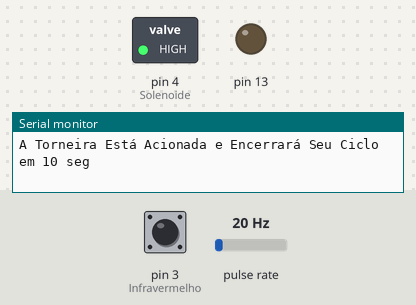
This sketch was run on a simulated Arduino Leonardo, built with avr-gcc and run on an emulated ATmega32U4. On the bench: switched loads named in the sketch (green lamp = pin HIGH), output pins drawn as LEDs (lit = HIGH), the last lines printed to the serial monitor. Wiring (inferred from the names in the program): pulse sensor: data pin 2. Inputs (shaded band) come from the test bench; at power-on: pin 3 (Infravermelho) HIGH, pulse rate 20 Hz.

Above: at 0.1 s.
At 10.1 s:
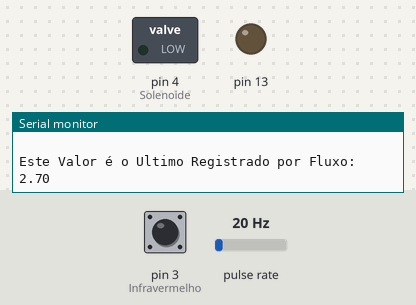
Timing chart, 0 to 11.6 s (numbered marks = the images above):
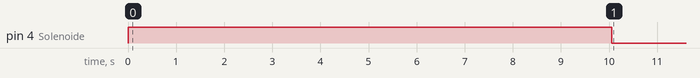

The sketch:

Prog_Final.ino
```cpp
// Microcontrolador - Arduino Leonardo
/*
Instruções:
Esse programa realiza o controle e processamento de dados do sistema da Torneira Automática.
O sistema é composto por diversas integrações para garantir a eficiência.
Segue algumas instruções básicas de utilização:
1) Para acionar o equipamento ele deve estar conectado á tomada e sua chave seletora acionada.
2) O microcontrolador está sendo energizado por uma fonte 24v é essencial os pinos GND e VCC não sejam invertidos pois isso queimará o equipamento.
Caso seja necessário a manutenção as etiquetas e MANUAL do equipamento devem ser seguidos!!
3) Para a compilação do código o aparelho DEVE estar Desconectado da tomada, caso contrário haverá sobrecarga de tensão que resultará em danos na memória Flash do processador.
Caso isso ocorra por falta de atenção, acesse ArduinoIDE > Arquivo > Exemplos > ArduinoISP. O exemplo irá abrir e então selecione a placa e portar do Arduino Leonardo
e compile o código.
4) Certifique-se de que todos os cabos estão bem conectados nos devidos lugares.

 * ---------------------
 * |   INFRAVERMELHO   |
 * ---------------------
 * |   Vcc   |   5V    |
 * |   PINO  |    3    |
 * |   Gnd   |   GND   |
 * ---------------------
 * ---------------------
 * |   FLUXO           |
 * ---------------------
 * |   Vcc   |   5V    |
 * |   PINO  |    2    |
 * |   Gnd   |   GND   |
 * ---------------------
  * ---------------------
 * |   RELÉ            |
 * ---------------------
 * |   Vcc   |   5V    |
 * |   PINO  |    4    |
 * |   Gnd   |   GND   |
 * ---------------------
 * Note: You do not obligatorily need to use the pins defined above
Após esses passos você estará apto para realizar a compilação do código de funcionamento.
Se tudo estiver funcionando corretamente você já poderá utilizar a torneira automática.
Segue a programação.
*/
//Variáveis Globais e Definições -------------------------------------------------------------------------------------------------------------------------------
int Infravermelho = 3; // Pino sensor infravermelho
int Solenoide = 4;     // Pino conectado ao relé
#define Fluxo 2        // Pino sensor de fluxo
bool torneiraLigada = false;
double Valor;
double Lmin;
volatile int contagem;
int contagem2 = 0;
int memoria;

// Definição de setup -------------------------------------------------------------------------------------------------------------------------------
void setup() {
  pinMode(13, OUTPUT);
pinMode(Solenoide, OUTPUT);
 //inicializacao do monitor serial
  Serial.begin(9600);
  pinMode(Fluxo, INPUT);         // Configura o sensor de fluxo como entrada
  attachInterrupt(digitalPinToInterrupt(Fluxo), Flow, RISING);  // Configura a interrupção no sensor de fluxo
  //mensagem de inicializacao de depuração
  Serial.println("Setup finalizado");
}

// Contagem e informações para acionamento -------------------------------------------------------------------------------------------------------------------------------
void loop() {
   memoria = digitalRead(Infravermelho);
 if(memoria == 0){
   contagem2++;
   Lmin = contagem2 * Valor;
   Serial.print("Quantidade de Acionamentos:  ");
   Serial.println(contagem2);
   Serial.print("Quantidade de Litros por Minuto Gastos:  ");
   Serial.println(Lmin);}
  if (Serial.available() > 0) {
    char comando = Serial.read();
    if (comando == 'a' && !torneiraLigada) {
      ligarTorneira();
    }
  }
  if(digitalRead(Infravermelho) == 0){
    ligarTorneira();
    }
  else {
   TorneiraDesligada();
   delay(50);}
}
// Condição de acionamento -------------------------------------------------------------------------------------------------------------------------------
void ligarTorneira() {
digitalWrite(Solenoide, 1);
Serial.println("A Torneira Está Acionada e Encerrará Seu Ciclo em 10 seg");
Serial.println("  ");
delay(50);
Fluxo1();
Serial.print("Este Valor é o Ultimo Registrado por Fluxo:  ");
Serial.println(Valor);            //Imprime a variável Valor no Serial
digitalWrite(Solenoide, 0);
delay(50);}
// Condição de encerramento -------------------------------------------------------------------------------------------------------------------------------
void TorneiraDesligada(){
  digitalWrite(Solenoide, 0);
delay(50);}
// Void sesor de fluxo -------------------------------------------------------------------------------------------------------------------------------
void Fluxo1(){
 digitalWrite(Infravermelho, HIGH); // Ativa o relé para abrir a torneira
  torneiraLigada = true;
  contagem = 0;  // Reseta a contagem para iniciar a contagem de vazão
  interrupts();  // Habilita as interrupções
  delay(10000);   // Espera 5 segundos
  Valor = (contagem * 2.25);        //Conta os pulsos no último segundo e multiplica por 2,25mL, que é a vazão de cada pulso
  Valor = Valor * 60;               //Converte segundos em minutos, tornando a unidade de medida mL/min
  Valor = Valor / 10000;             //Converte mL em litros, tornando a unidade de medida L/min
  noInterrupts(); // Desabilita as interrupções
}
// Contagem de pulsos sensor de fluxo -------------------------------------------------------------------------------------------------------------------------------
void Flow() {
  if (torneiraLigada) {
    contagem++;  // Incrementa a contagem quando o sensor de fluxo detecta um pulso
  }
}
```

Measured:
- by itself, pin 4 (Solenoide): LOW → HIGH at 0.00 s, → LOW 10.1 s later
